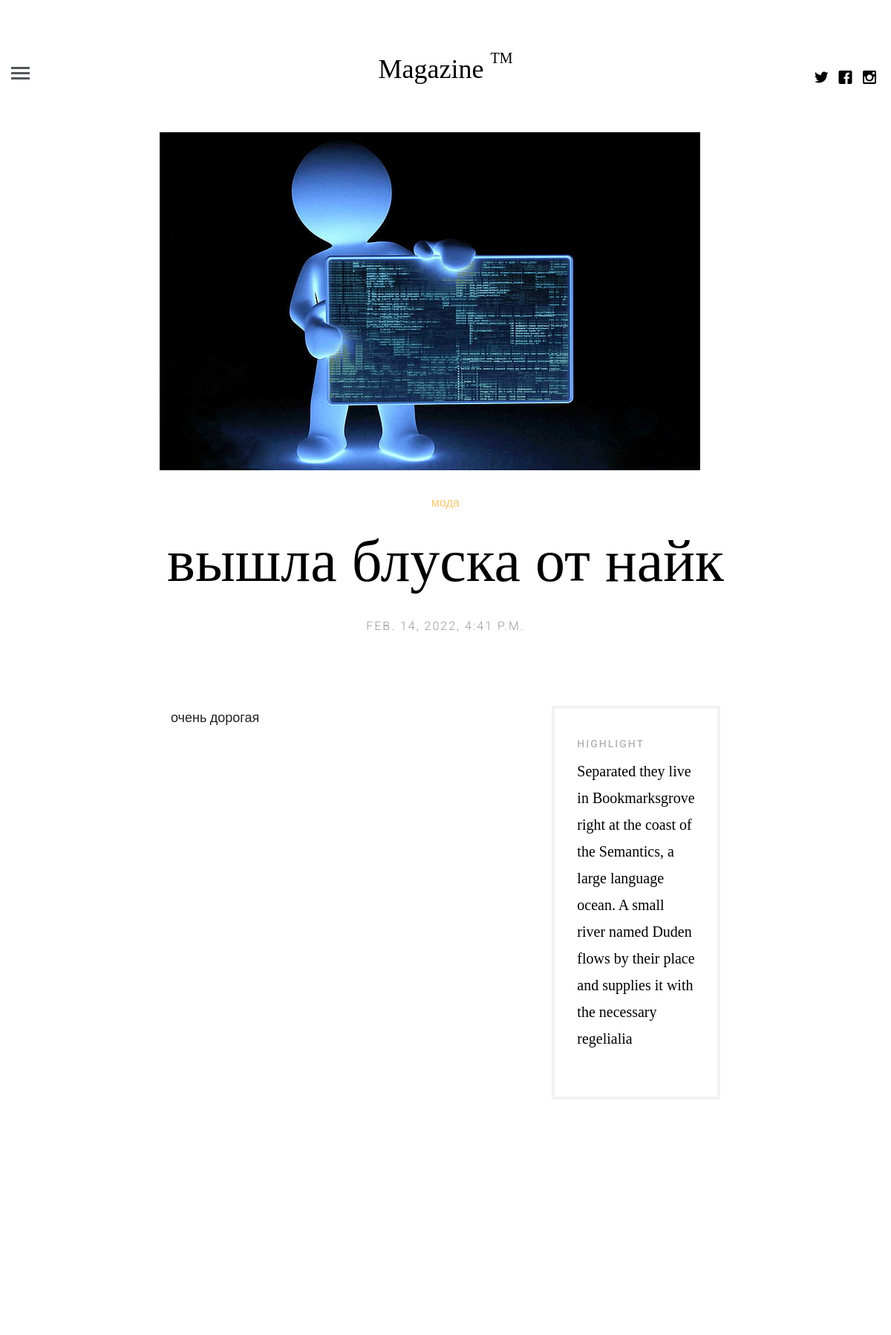
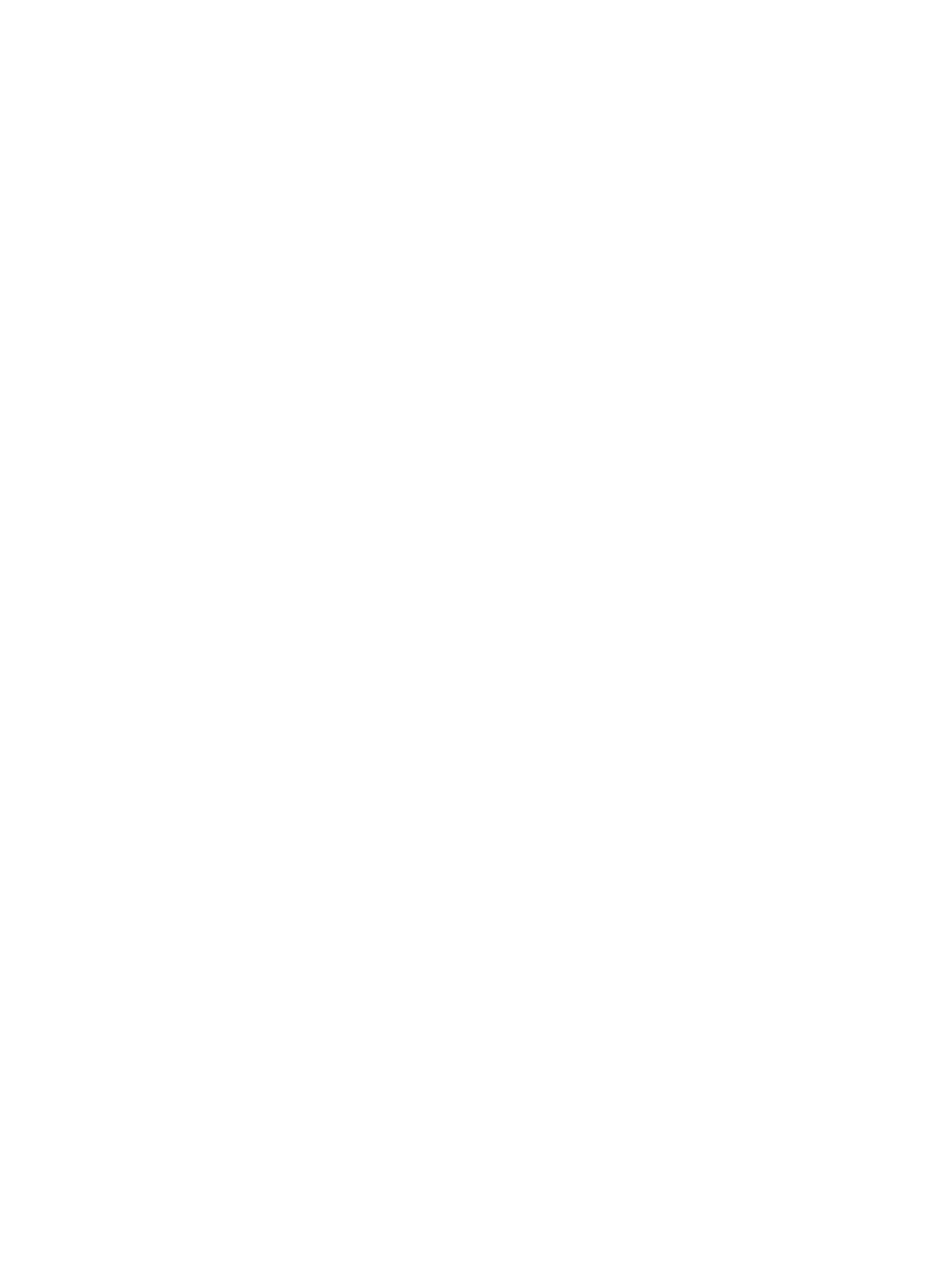
The page /publication-list/1/ (upper part) on the database its author committed (2 pictures, top to bottom).
### apps/publications/models.py (models this page shows, shortened)
class Publication(models.Model):
    category = models.ForeignKey(to=PublicationCategory,null=True,on_delete=models.SET_NULL,related_name='publication_set')
    title = models.CharField(max_length=150)
    description = models.TextField()
    poster = models.ImageField(upload_to='publication_images')
    created_at = models.DateTimeField(auto_now_add=True)
    class Meta:
        verbose_name ='публикация'
        verbose_name_plural ='публикации'

class PublicationCategory(models.Model):
    title = models.CharField(max_length=200,unique=True)
    class Meta:
        verbose_name='категория'
        verbose_name_plural='категории'

### apps/publications/views.py (the view)
# urls.py: path('publication-list/<int:pub_pk>/', PublicationDetailView.as_view(),
class PublicationDetailView(generic.DetailView):
    template_name = 'single.html'
    context_object_name = 'publication'
    model = Publication
    slug_field = 'id'
    slug_url_kwarg = 'pub_pk'

### templates/single.html (shortened to what this page needs)
{% extends 'base.html' %}
{% load static %}
{% block content %}
	<div class="container-fluid">
		<div class="row fh5co-post-entry single-entry">
			<article class="col-lg-8 col-lg-offset-2 col-md-8 col-md-offset-2 col-sm-8 col-sm-offset-2 col-xs-12 col-xs-offset-0">
				<figure class="animate-box">
					<img src="{{ publication.poster.url }}" alt="Image" class="img-responsive">
				</figure>
				<span class="fh5co-meta animate-box"><a href="single.html">{{ publication.category.title }}</a></span>
				<h2 class="fh5co-article-title animate-box"><a href="single.html">{{ publication.title }}</a></h2>
				<span class="fh5co-meta fh5co-date animate-box">{{ publication.created_at }}</span>
				<div class="col-lg-12 col-lg-offset-0 col-md-12 col-md-offset-0 col-sm-12 col-sm-offset-0 col-xs-12 col-xs-offset-0 text-left content-article">
					<div class="row">
						<div class="col-lg-8 cp-r animate-box">
							<p>{{ publication.description }}</p>
						</div>
						<div class="col-lg-4 animate-box">
							<div class="fh5co-highlight right">
								<h4>Highlight</h4>
								<p>Separated they live in Bookmarksgrove right at the coast of the Semantics, a large language ocean. A small river named Duden flows by their place and supplies it with the necessary regelialia</p>
							</div>
						</div>
					</div>
					<div class="row rp-b">
					</div>
					<div class="row rp-b">
					</div>
					<div class="row rp-b">
					</div>
				</div>
			</article>
		</div>
	</div>
 {% endblock %}

### assets/css/style.css (style rules this page uses)
html { background: #fff; }
body { font-family: "Roboto", arial, sans-serif; font-size: 18px; font-weight: 300; line-height: 1.8; color: #222; background: #fff; }
a { color: #f7c873; -webkit-transition: 0.5s; -o-transition: 0.5s; transition: 0.5s; }
h1, h2, h3, h4, h5, h6 { font-family: "Playfair Display", times, serif; color: #000; }
p { margin-bottom: 30px; }
.fh5co-post-entry.single-entry .fh5co-article-title { font-size: 80px; }
.fh5co-post-entry article { text-align: center; float: left; margin-bottom: 110px; padding-left: 3em; padding-right: 3em; }
@media screen and (max-width: 1200px) { .fh5co-post-entry article { margin-bottom: 80px; padding-left: 15px; padding-right: 15px; } }
.fh5co-post-entry article figure { margin-bottom: 30px; }
.fh5co-post-entry article h2 { font-family: "Playfair Display", times, serif; font-size: 34px; color: #000; margin-bottom: 30px; }
.fh5co-post-entry article h2 a { color: #000; }
.fh5co-post-entry article .fh5co-meta { font-size: 16px; font-family: "Roboto", arial, sans-serif; color: #999999; margin-bottom: 20px; display: block; }
.fh5co-post-entry article .fh5co-meta.fh5co-date { text-transform: uppercase; letter-spacing: 2px; }
.fh5co-post-entry article .content-article { padding-top: 4em; }
.fh5co-post-entry article .fh5co-highlight { border: 4px solid #f2f2f2; padding: 30px; width: 100%; margin-bottom: 30px; }
.fh5co-post-entry article .fh5co-highlight.right { float: right; margin-left: 30px; }
.fh5co-post-entry article .fh5co-highlight h4 { font-size: 14px; letter-spacing: 2px; color: #b3b3b3; text-transform: uppercase; font-family: "Roboto", arial, sans-serif; }
.fh5co-post-entry article .fh5co-highlight p { font-family: "Playfair Display", times, serif; color: #000; font-size: 20px; }
.js .to-animate, .js .to-animate-2, .js .animate-box { opacity: 0; }
.rp-b { padding-bottom: 40px; }
.cp-r { padding-right: 50px; }

### rows shown on the page
Publication: poster (picture), category "мода", title "вышла блуска от найк", created_at "FEB. 14, 2022, 4:41 P.M.", description "очень дорогая"
